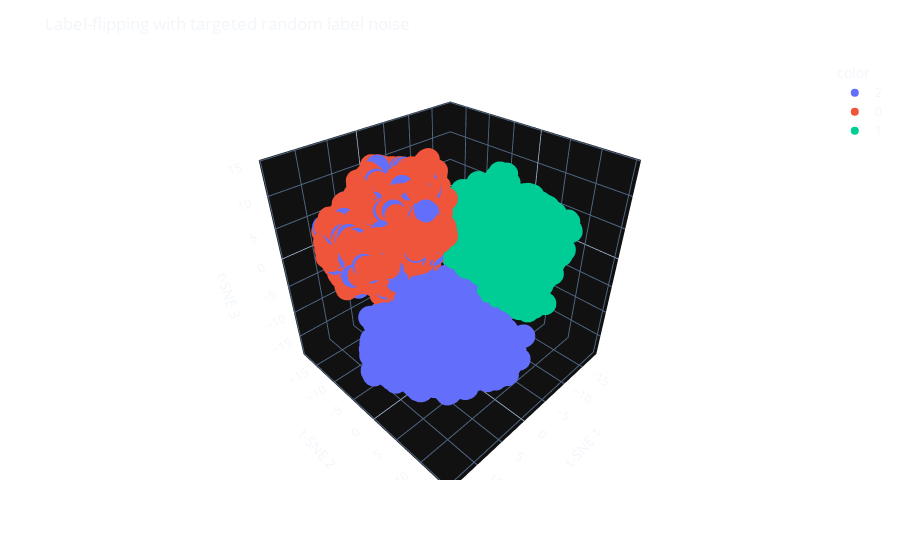
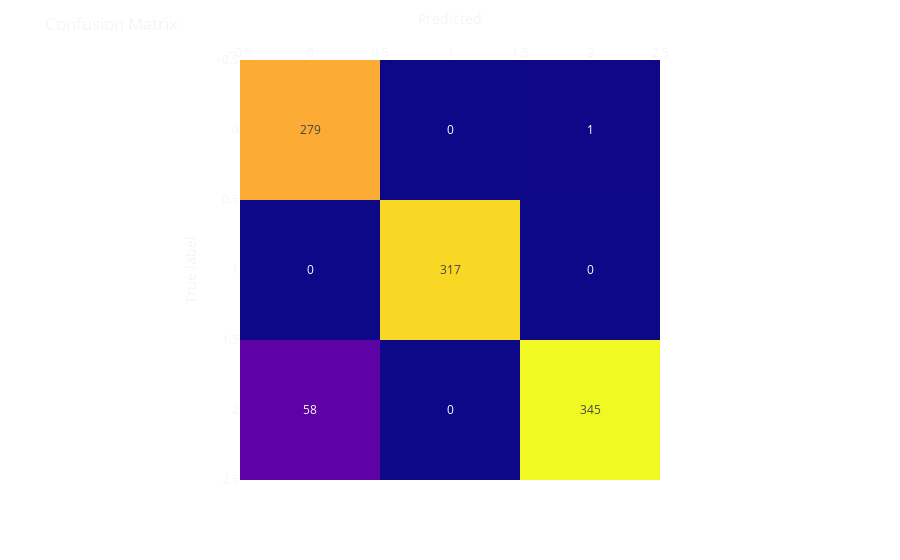

The code cell stored with these charts, in order, in its notebook:
### Markdown cell above
**With approximately one-fifth of the original dataset changed, we were able to lower the performance of our model considerably.**

**We can also do a more targeted attack, and focus on a specific class (e.g., change $\frac{1}{5}$ of the "$0$" samples to a wrong label of "$2$").**

### Code cell
X, y = make_blobs(n_samples=10000, centers=3, n_features=10,
                  random_state=0)

for i in range(len(y)):
    if np.random.randint(0,6) == 5:
        if y[i] == 0:
            y[i] = 2
    else:
        pass

fig = px.scatter_3d(
    tsne_pca5_results, x=0, y=1, z=2, color=list(y.astype(str)),
    labels={'0': 't-SNE 1', '1': 't-SNE 2', '2': 't-SNE 3'}
)
fig.update_layout(template='plotly_dark',
                  title=f'Label-flipping with targeted random label noise',
                  paper_bgcolor='rgba(0, 0, 0, 0)',
                  plot_bgcolor='rgba(0, 0, 0, 0)')
fig.show()

X_train, X_test, y_train, y_test = train_test_split(
    scaler.fit_transform(X),
    y,
    test_size=0.1,
    random_state=42
)

model = LogisticRegression(solver='lbfgs', max_iter=5000)
model.fit(X_train, y_train)

score = model.score(X_test,  y_test)
preds = model.predict(X_test)
matrix = confusion_matrix(y_test, preds)
print(f'Model Accuracy: {round(score * 100 ,2)}%.')

fig = px.imshow(matrix,
                labels=dict(x="Predicted", y="True label"),
                x=np.unique(y),
                y=np.unique(y),
                text_auto=True
                )
fig.update_xaxes(side='top')
fig.update_layout(template='plotly_dark',
                  title='Confusion Matrix',
                  coloraxis_showscale=False,
                  paper_bgcolor='rgba(0, 0, 0, 0)',
                  plot_bgcolor='rgba(0, 0, 0, 0)')
fig.show()

### Figure 1 — Plotly figure (JSON) as saved in the notebook; plotly's stock layout.template omitted (floating-point values rounded to 4 significant figures; data arrays with more than 128 entries replaced by an {"elided": "..."} marker saying what was removed)
{"data": [{"hovertemplate": "color=2<br>t-SNE 1=%{x}<br>t-SNE 2=%{y}<br>t-SNE 3=%{z}<extra></extra>", "legendgroup": "2", "marker": {"color": "#636efa", "symbol": "circle"}, "mode": "markers", "name": "2", "scene": "scene", "showlegend": true, "type": "scatter3d", "x": {"elided": "3877 float values"}, "y": {"elided": "3877 float values"}, "z": {"elided": "3877 float values"}}, {"hovertemplate": "color=0<br>t-SNE 1=%{x}<br>t-SNE 2=%{y}<br>t-SNE 3=%{z}<extra></extra>", "legendgroup": "0", "marker": {"color": "#EF553B", "symbol": "circle"}, "mode": "markers", "name": "0", "scene": "scene", "showlegend": true, "type": "scatter3d", "x": {"elided": "2790 float values"}, "y": {"elided": "2790 float values"}, "z": {"elided": "2790 float values"}}, {"hovertemplate": "color=1<br>t-SNE 1=%{x}<br>t-SNE 2=%{y}<br>t-SNE 3=%{z}<extra></extra>", "legendgroup": "1", "marker": {"color": "#00cc96", "symbol": "circle"}, "mode": "markers", "name": "1", "scene": "scene", "showlegend": true, "type": "scatter3d", "x": {"elided": "3333 float values"}, "y": {"elided": "3333 float values"}, "z": {"elided": "3333 float values"}}], "layout": {"legend": {"title": {"text": "color"}, "tracegroupgap": 0}, "margin": {"t": 60}, "paper_bgcolor": "rgba(0, 0, 0, 0)", "plot_bgcolor": "rgba(0, 0, 0, 0)", "scene": {"domain": {"x": [0, 1], "y": [0, 1]}, "xaxis": {"title": {"text": "t-SNE 1"}}, "yaxis": {"title": {"text": "t-SNE 2"}}, "zaxis": {"title": {"text": "t-SNE 3"}}}, "title": {"text": "Label-flipping with targeted random label noise"}}}

### Figure 2 — Plotly figure (JSON) as saved in the notebook; plotly's stock layout.template omitted (floating-point values rounded to 4 significant figures)
{"data": [{"coloraxis": "coloraxis", "hovertemplate": "Predicted: %{x}<br>True label: %{y}<br>color: %{z}<extra></extra>", "name": "0", "texttemplate": "%{z}", "type": "heatmap", "x": [0, 1, 2], "xaxis": "x", "y": [0, 1, 2], "yaxis": "y", "z": [[279, 0, 1], [0, 317, 0], [58, 0, 345]]}], "layout": {"coloraxis": {"colorscale": [[0, "#0d0887"], [0.1111, "#46039f"], [0.2222, "#7201a8"], [0.3333, "#9c179e"], [0.4444, "#bd3786"], [0.5556, "#d8576b"], [0.6667, "#ed7953"], [0.7778, "#fb9f3a"], [0.8889, "#fdca26"], [1, "#f0f921"]], "showscale": false}, "margin": {"t": 60}, "paper_bgcolor": "rgba(0, 0, 0, 0)", "plot_bgcolor": "rgba(0, 0, 0, 0)", "title": {"text": "Confusion Matrix"}, "xaxis": {"anchor": "y", "constrain": "domain", "domain": [0, 1], "scaleanchor": "y", "side": "top", "title": {"text": "Predicted"}}, "yaxis": {"anchor": "x", "autorange": "reversed", "constrain": "domain", "domain": [0, 1], "title": {"text": "True label"}}}}
